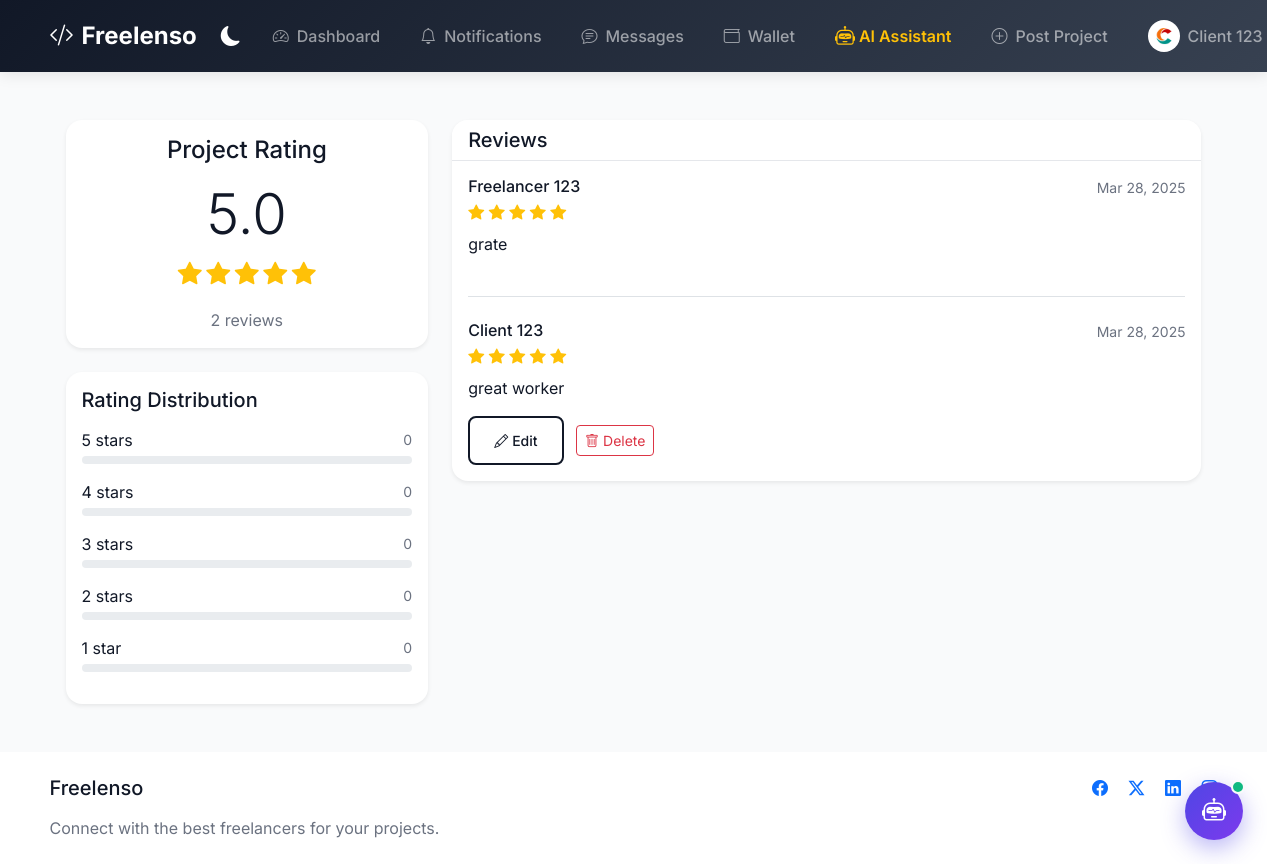
Page /projects/1/reviews/ (signed in) on the committed database.
### core/models.py (models this page shows, shortened)
class UserProfile(models.Model):
    user = models.OneToOneField(User, on_delete=models.CASCADE)
    is_freelancer = models.BooleanField(default=False)
    is_client = models.BooleanField(default=False)
    profile_picture = models.ImageField(upload_to='profile_pics', null=True, blank=True)
    bio = models.TextField(null=True, blank=True)
    skills = models.CharField(max_length=500, null=True, blank=True)
    hourly_rate = models.DecimalField(max_digits=10, decimal_places=2, null=True, blank=True)
    country = models.CharField(max_length=100, null=True, blank=True)
    phone_number = models.CharField(max_length=15, null=True, blank=True)
    website = models.URLField(max_length=200, null=True, blank=True)
    linkedin = models.URLField(max_length=200, null=True, blank=True)
    github = models.URLField(max_length=200, null=True, blank=True)
    languages = models.CharField(max_length=200, null=True, blank=True)
    education = models.TextField(null=True, blank=True)
    experience = models.TextField(null=True, blank=True)
    availability = models.CharField(max_length=100, null=True, blank=True)
    created_at = models.DateTimeField(auto_now_add=True)
    updated_at = models.DateTimeField(auto_now=True)
    wallet_balance = models.DecimalField(max_digits=10, decimal_places=2, default=0.00)

class ProjectReview(models.Model):
    RATING_CHOICES = [
        (1, '1 Star'),
        (2, '2 Stars'),
        (3, '3 Stars'),
        (4, '4 Stars'),
        (5, '5 Stars'),
    ]
    project = models.ForeignKey(Project, on_delete=models.CASCADE, related_name='reviews')
    reviewer = models.ForeignKey(UserProfile, on_delete=models.CASCADE, related_name='given_reviews')
    reviewed = models.ForeignKey(UserProfile, on_delete=models.CASCADE, related_name='received_reviews')
    rating = models.IntegerField(choices=RATING_CHOICES)
    review_text = models.TextField()
    created_at = models.DateTimeField(auto_now_add=True)
    is_public = models.BooleanField(default=True)
    class Meta:
        unique_together = ['project', 'reviewer']  # One review per user per project
        ordering = ['-created_at']

### core/views.py (the view)
# urls.py: path('projects/<int:project_id>/reviews/', views.project_reviews, name='project_reviews'),
@login_required
def project_reviews(request, project_id):
    project = get_object_or_404(Project, id=project_id)
    reviews = ProjectReview.objects.filter(project=project, is_public=True)
    avg_rating = reviews.aggregate(Avg('rating'))['rating__avg'] or 0
    rating_distribution = reviews.values('rating').annotate(count=Count('id')).order_by('-rating')
    can_review = False
    user_review = None
    if request.user.is_authenticated:
        user_profile = request.user.userprofile
        if project.status == 'completed' and user_profile in [project.client, project.assigned_freelancer]:
            user_review = ProjectReview.objects.filter(project=project, reviewer=user_profile).first()
            can_review = not user_review
    context = {
        'project': project,
        'reviews': reviews,
        'avg_rating': round(avg_rating, 1),
        'rating_distribution': rating_distribution,
        'total_reviews': reviews.count(),
        'can_review': can_review,
        'user_review': user_review
    }
    return render(request, 'projects/project_reviews.html', context)

### templates/projects/project_reviews.html (shortened to what this page needs)
{% extends 'base.html' %}
{% load review_tags %}
{% block content %}
<div class="container py-4">
    <div class="row">
        <div class="col-md-4">
            <div class="card border-0 shadow-sm mb-4">
                <div class="card-body text-center">
                    <h4 class="mb-3">Project Rating</h4>
                    <div class="display-4 mb-2">{{ avg_rating }}</div>
                    <div class="rating mb-3">
                        {% for i in "12345" %}
                            {% if forloop.counter <= avg_rating %}
                                <i class="bi bi-star-fill text-warning fs-4"></i>
                            {% else %}
                                <i class="bi bi-star text-warning fs-4"></i>
                            {% endif %}
                        {% endfor %}
                    </div>
                    <p class="text-muted mb-0">{{ total_reviews }} reviews</p>
                </div>
            </div>
            <div class="card border-0 shadow-sm">
                <div class="card-body">
                    <h5 class="mb-3">Rating Distribution</h5>
                    {% for rating in "54321" %}
                        {% with dist=rating_distribution|get_item:rating %}
                        <div class="mb-3">
                            <div class="d-flex justify-content-between align-items-center mb-1">
                                <span>{{ rating }} star{% if rating != "1" %}s{% endif %}</span>
                                <small class="text-muted">{{ dist.count|default:0 }}</small>
                            </div>
                            <div class="progress" style="height: 8px;">
                            </div>
                        </div>
                        {% endwith %}
                    {% endfor %}
                </div>
            </div>
        </div>
        <div class="col-md-8">
            <div class="card border-0 shadow-sm">
                <div class="card-header bg-white d-flex justify-content-between align-items-center">
                    <h5 class="mb-0">Reviews</h5>
                </div>
                <div class="card-body">
                    {% if reviews %}
                        {% for review in reviews %}
                        <div class="review-item {% if not forloop.last %}mb-4 pb-4 border-bottom{% endif %}">
                            <div class="d-flex justify-content-between align-items-start mb-2">
                                <div>
                                    <h6 class="mb-1">{{ review.reviewer.user.get_full_name|default:review.reviewer.user.username }}</h6>
                                    <div class="rating">
                                        {% for i in "12345" %}
                                            {% if forloop.counter <= review.rating %}
                                                <i class="bi bi-star-fill text-warning"></i>
                                            {% else %}
                                                <i class="bi bi-star text-warning"></i>
                                            {% endif %}
                                        {% endfor %}
                                    </div>
                                </div>
                                <small class="text-muted">{{ review.created_at|date:"M d, Y" }}</small>
                            </div>
                            <p class="mb-2">{{ review.review_text|linebreaks }}</p>
                            {% if user.userprofile == review.reviewer %}
                            <div class="mt-2">
                                <a href="{% url 'edit_review' project_id=project.id review_id=review.id %}" class="btn btn-sm btn-outline-primary">
                                    <i class="bi bi-pencil me-1"></i>Edit
                                </a>
                                <a href="{% url 'delete_review' project_id=project.id review_id=review.id %}" class="btn btn-sm btn-outline-danger ms-2">
                                    <i class="bi bi-trash me-1"></i>Delete
                                </a>
                            </div>
                            {% endif %}
                        </div>
                        {% endfor %}
                    {% else %}
                        <div class="text-center py-4">
                            <i class="bi bi-chat-dots display-4 text-muted mb-3 d-block"></i>
                            <p class="text-muted mb-0">No reviews yet. Be the first to review this project!</p>
                        </div>
                    {% endif %}
                </div>
            </div>
        </div>
    </div>
</div>
{% endblock %}

### templates/base.html (shortened to what this page needs)
<!DOCTYPE html>
<html lang="en" data-bs-theme="light">
<head>
    <link href="https://cdn.jsdelivr.net/npm/bootstrap@5.3.0/dist/css/bootstrap.min.css" rel="stylesheet">
    <link rel="stylesheet" href="https://cdn.jsdelivr.net/npm/bootstrap-icons@1.11.3/font/bootstrap-icons.min.css">
</head>
<body>
    <nav class="navbar navbar-expand-lg navbar-dark sticky-top">
        <div class="container">
            <a class="navbar-brand d-flex align-items-center" href="{% url 'index' %}">
                <i class="bi bi-code-slash me-2"></i>
                Freelenso
            </a>
            <div class="collapse navbar-collapse" id="navbarNav">
                <ul class="navbar-nav ms-auto align-items-center">
                    <li class="nav-item me-2">
                        <button class="theme-toggle" id="themeToggle" aria-label="Toggle dark mode">
                            <i class="bi bi-moon-fill"></i>
                        </button>
                    </li>
                    {% if user.is_authenticated %}
                        <li class="nav-item me-2">
                            <a class="nav-link d-flex align-items-center" href="{% url 'dashboard' %}">
                                <i class="bi bi-speedometer2 me-2"></i>
                                <span>Dashboard</span>
                            </a>
                        </li>
                        <li class="nav-item me-2 dropdown">
                            <a class="nav-link d-flex align-items-center position-relative" href="#" id="notificationDropdown" role="button" data-bs-toggle="dropdown" aria-expanded="false">
                                <i class="bi bi-bell me-2"></i>
                                <span>Notifications</span>
                            </a>
                        </li>
                        <li class="nav-item me-2">
                            <a class="nav-link d-flex align-items-center" href="{% url 'message_list' %}">
                                <i class="bi bi-chat-text me-2"></i>
                                <span>Messages</span>
                            </a>
                        </li>
                        <li class="nav-item me-2">
                            <a class="nav-link d-flex align-items-center" href="{% url 'wallet_dashboard' %}">
                                <i class="bi bi-wallet me-2"></i>
                                <span>Wallet</span>
                            </a>
                        </li>
                        <li class="nav-item me-2">
                            <a class="nav-link d-flex align-items-center fw-semibold text-warning" href="#" onclick="event.preventDefault(); const w = document.getElementById('aiChatbotWindow'); if(w){ w.classList.toggle('active'); if(w.classList.contains('active')) document.getElementById('aiChatbotInput')?.focus(); }">
                                <i class="bi bi-robot me-1 fs-5"></i>
                                <span>AI Assistant</span>
                            </a>
                        </li>
                        {% if user.userprofile.is_client %}
                        <li class="nav-item me-2">
                            <a class="nav-link d-flex align-items-center" href="{% url 'create_project' %}">
                                <i class="bi bi-plus-circle me-2"></i>
                                <span>Post Project</span>
                            </a>
                        </li>
                        {% endif %}
                        <li class="nav-item dropdown">
                            <a class="nav-link dropdown-toggle d-flex align-items-center" href="#" id="navbarDropdown" role="button" data-bs-toggle="dropdown" aria-expanded="false">
                                {% if user.userprofile.profile_picture %}
                                    <img src="{{ user.userprofile.profile_picture.url }}" alt="{{ user.username }}" class="rounded-circle me-2" style="width: 32px; height: 32px; object-fit: cover;">
                                {% else %}
                                    <i class="bi bi-person-circle me-2" style="font-size: 1.2rem;"></i>
                                {% endif %}
                                <span>{{ user.get_full_name|default:user.username }}</span>
                            </a>
                        </li>
                    {% endif %}
                </ul>
            </div>
        </div>
    </nav>
    <main class="flex-grow-1 d-flex flex-column">
        <div class="container flex-grow-1 my-4">
            {% block content %}
            {% endblock %}
        </div>
    </main>
    <footer class="py-4 mt-auto" style="background-color: var(--background-card);">
        <div class="container">
            <div class="row">
                <div class="col-md-6">
                    <h5 class="mb-3">Freelenso</h5>
                    <p class="text-muted mb-0">Connect with the best freelancers for your projects.</p>
                </div>
                <div class="col-md-6 text-md-end">
                    <div class="social-links">
                        <a href="#" class="text-decoration-none me-3 text-primary"><i class="bi bi-facebook"></i></a>
                        <a href="#" class="text-decoration-none me-3 text-primary"><i class="bi bi-twitter-x"></i></a>
                        <a href="#" class="text-decoration-none me-3 text-primary"><i class="bi bi-linkedin"></i></a>
                        <a href="#" class="text-decoration-none text-primary"><i class="bi bi-instagram"></i></a>
                    </div>
                </div>
            </div>
        </div>
    </footer>
    <div class="ai-chatbot-widget">
        <button id="aiChatbotToggleBtn" class="ai-chatbot-btn" title="Open Freelenso AI Assistant">
            <i class="bi bi-robot fs-4"></i>
            <span class="ai-chatbot-badge"></span>
        </button>
    </div>
</body>
</html>

### rows in the picture
ProjectReview: reviewer.user.get_full_name "Freelancer 123", rating 5 (drawn), created_at "Mar 28, 2025", review_text "grate"
ProjectReview: reviewer.user.get_full_name "Client 123", rating 5 (drawn), created_at "Mar 28, 2025", review_text "great worker", shows "Edit"

### other values in the picture
{{ user.get_full_name|default:user.username }} "Client 123"
{{ avg_rating }} "5.0"
{{ total_reviews }} "2"
{{ rating }} "5" "4" "3" "2" "1"
{{ dist.count|default:0 }} "0" "0" "0" "0" "0"
